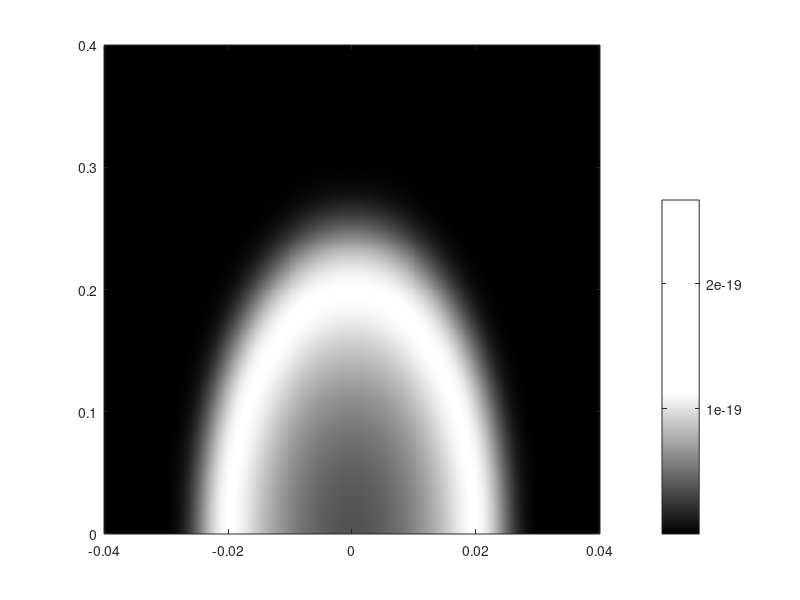

Recreate this plot in MATLAB. (Note: this script raises an error after producing the figure.)
clear all;
clc;
close all;
addpath(genpath('.\image'));
addpath(genpath('.\image2'));
addpath(genpath('.\data'));
addpath(genpath('.\dataRGB'));
addpath(genpath('.\len_sub'));
addpath(genpath('.\频域重聚焦精简'));
%% ===================== 1. 火焰辐射模型 =====================
t1 = 1200;     % 温度增量 (K)
t2 = 900;      % 环境温度 (K)
m  = 3;        % 形状参数
n  = 0.9;
R  = 0.04;     % m
Z  = 0.4;      % m
Eb=0;

Ny = 500;
Nz = 500;
[y,z] = meshgrid(linspace(-0.04, 0.04, Ny), linspace(0, 0.4, Nz));
for x=0:0.005:0.02 
term = m * (x.^2/R.^2 + y.^2/R.^2 + z.^2/Z.^2) - n;
T = t1 * exp(-(term.^2)) + t2;

% 单色辐射模型
lambda = 0.610;      % um
c1 = 3.7418e-16;
c2 = 1.4388e4;       % um*K
Eb0 = c1 .* lambda.^(-5) ./ (exp(c2 ./ (lambda .* T)) - 1);
Eb=Eb+Eb0;
end
% Beer 衰减
ke = 30;             % m^-1
L = 0.02;
I = Eb .* exp(-ke .* L);










%% ===================== 2. 显示火焰辐射图 =====================
figure('Color','white');
imagesc(linspace(-0.04, 0.04, Ny), linspace(0, 0.4, Nz), I);
set(gca, 'YDir', 'normal');
colormap(gray(256));

cb = colorbar;
cb.Position = [0.73 0.15 0.03 0.7];
cb.Label.String = '单色辐射强度';
cb.Label.Rotation = 0;
cb.Label.Units = 'normalized';
cb.Label.Position = [0.9 1.05 0];
cb.Label.FontSize = 12;

axis tight;
axis image;
grid off;
pbaspect([1 5 1]);
xlabel('径向坐标 r (m)');
ylabel('轴向坐标 z (m)');
title(['辐射传输成像结果, k_e = ', num2str(ke), ' m^{-1}']);
clim([min(I(:)) max(I(:))]);

%% ===================== 3. 把火焰辐射图转成 LF_sim 输入 =====================
I_norm = I - min(I(:));
if max(I_norm(:)) > 0
    I_norm = I_norm / max(I_norm(:));
end

I_norm = I_norm .^ 0.7;   % gamma 调整

obj_gray = uint8(I_norm * 255);
obj = repmat(obj_gray, [1, 1, 3]);   % RGB 三通道

object_num = 1;
d = 600;   % mm，火焰到主透镜距离

%% ===================== 4. 光场相机参数 =====================
v = 16;          % 像距
N_line = 81;     % 主透镜离散化
d_m = 18;

D = 4;           % 主透镜直径
F = 16;          % 焦距
lens_d = 0.08;   % 微透镜直径
sen_N = 20;      % 每个微透镜后传感器像素数

lens_f = lens_d * F / D;
lens_v = lens_f + v;
micr_N = ceil(D / lens_d);
sen_N_total = micr_N * sen_N;
sen_d = lens_d / sen_N;

if mod(sen_N_total,2) == 0
    sen_N_total = sen_N_total + 1;
end

im_max = zeros(3,1);

%% ===================== 5. 火焰辐射图送入 LF_sim =====================
tic
for k = 1:3
    fprintf('正在计算第 %d 个通道...\n', k);
    obje = double(obj(:,:,k));
   obj_w = 0.12 * 1000;   % 横向物理宽度，0.08 m = 80 mm
obj_h = 0.36 * 1000;   % 纵向物理高度，0.40 m = 400 mm

    im = LF_sim(obje, d, obj_w, obj_h, D, N_line, F, v, lens_d, lens_f, sen_N);
    im_max(k) = max(im(:));

    save(sprintf('./dataRGB/im_d_%d_v_%d_Nline_%d_%d.mat', d, v, N_line, k), 'im');
end
t = toc;
fprintf('\n模拟光场传输时间为：t = %.3f s\n', t);
%% ===================== 5.1 组装 5D 光场数据 =====================
LF_R = load(sprintf('./dataRGB/im_d_%d_v_%d_Nline_%d_%d.mat', d, v, N_line, 1));
LF_G = load(sprintf('./dataRGB/im_d_%d_v_%d_Nline_%d_%d.mat', d, v, N_line, 2));
LF_B = load(sprintf('./dataRGB/im_d_%d_v_%d_Nline_%d_%d.mat', d, v, N_line, 3));

LF_R = LF_R.im;
LF_G = LF_G.im;
LF_B = LF_B.im;

fprintf('\nR通道维度: ');
disp(size(LF_R));
fprintf('G通道维度: ');
disp(size(LF_G));
fprintf('B通道维度: ');
disp(size(LF_B));

% 先检查三个通道尺寸是否一致
if ~isequal(size(LF_R), size(LF_G), size(LF_B))
    error('三个通道的光场尺寸不一致，不能合并成5D光场。');
end

% 组装为 5D 光场
LF = cat(5, LF_R, LF_G, LF_B);

fprintf('\n5D光场 LF 的维度为: ');
disp(size(LF));
fprintf('LF 的维数 ndims(LF) = %d\n', ndims(LF));

save(sprintf('./dataRGB/LF_5D_d_%d_v_%d_Nline_%d.mat', d, v, N_line), 'LF', '-v7.3');

fprintf('5D光场数据已保存完成！\n');

%% ===================== 6. 显示输入场景 =====================
figure;
imshow(obj, []);
title('输入 LF_sim 的火焰辐射图 obj');
fprintf('\n已画出火焰场景图像！\n');

%% ===================== 7. 显示传感器图像 =====================
im_RGB = reshape4to2_im(d, v, N_line, micr_N, sen_N, im_max);

figure;
imagesc(linspace(-0.04, 0.04, Ny), linspace(0, 0.4, Nz), I);
set(gca, 'YDir', 'normal');
imshow(im_RGB, []);
title('带微透镜阵列的传感器图像');
imwrite(im_RGB, sprintf('./dataRGB/im_d_%d_v_%d_Nline_%d_RGB.jpg', d, v, N_line));
% 设置显示比例，确保纵横比与火焰图像一致

fprintf('\n已画出传感器图像！\n');



disp('The end!');
